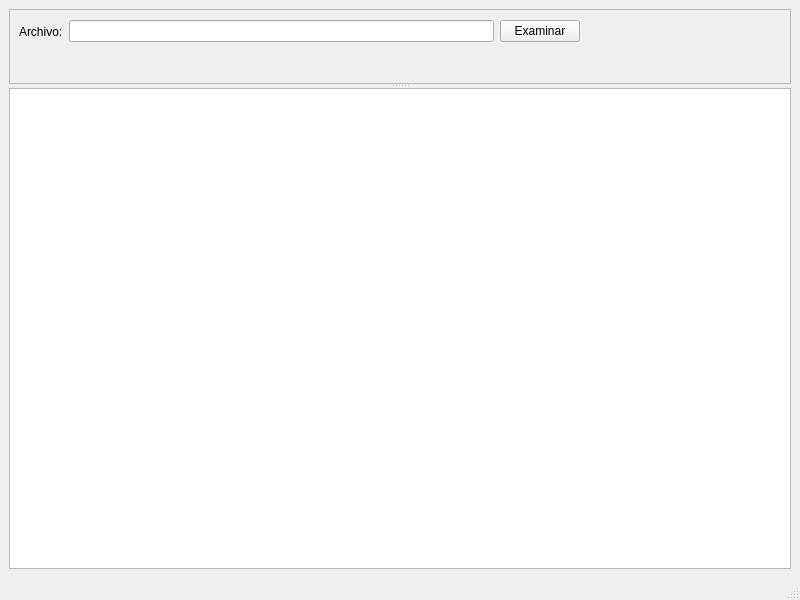
<?xml version="1.0" encoding="UTF-8"?>
<ui version="4.0">
 <class>MainWindow</class>
 <widget class="QMainWindow" name="MainWindow">
  <property name="enabled">
   <bool>true</bool>
  </property>
  <property name="geometry">
   <rect>
    <x>0</x>
    <y>0</y>
    <width>800</width>
    <height>600</height>
   </rect>
  </property>
  <property name="windowTitle">
   <string>MainWindow</string>
  </property>
  <widget class="QWidget" name="centralwidget">
   <layout class="QGridLayout" name="gridLayout">
    <item row="0" column="0">
     <widget class="QSplitter" name="splitter">
      <property name="enabled">
       <bool>true</bool>
      </property>
      <property name="orientation">
       <enum>Qt::Vertical</enum>
      </property>
      <property name="opaqueResize">
       <bool>false</bool>
      </property>
      <widget class="QFrame" name="frame">
       <property name="frameShape">
        <enum>QFrame::StyledPanel</enum>
       </property>
       <property name="frameShadow">
        <enum>QFrame::Raised</enum>
       </property>
       <widget class="QWidget" name="">
        <property name="geometry">
         <rect>
          <x>10</x>
          <y>10</y>
          <width>561</width>
          <height>25</height>
         </rect>
        </property>
        <layout class="QHBoxLayout" name="horizontalLayout">
         <item>
          <widget class="QLabel" name="label_2">
           <property name="text">
            <string>Archivo:</string>
           </property>
          </widget>
         </item>
         <item>
          <widget class="QLineEdit" name="lineEdit"/>
         </item>
         <item>
          <widget class="QPushButton" name="pushButton_2">
           <property name="text">
            <string>Examinar</string>
           </property>
          </widget>
         </item>
        </layout>
       </widget>
      </widget>
      <widget class="QTextBrowser" name="debugTextBrowser"/>
     </widget>
    </item>
   </layout>
   <zorder>frame</zorder>
   <zorder>debugTextBrowser</zorder>
  </widget>
  <widget class="QMenuBar" name="menubar">
   <property name="geometry">
    <rect>
     <x>0</x>
     <y>0</y>
     <width>800</width>
     <height>21</height>
    </rect>
   </property>
  </widget>
  <widget class="QStatusBar" name="statusbar"/>
 </widget>
 <resources/>
 <connections/>
 <slots>
  <slot>browseSlot()</slot>
 </slots>
</ui>
